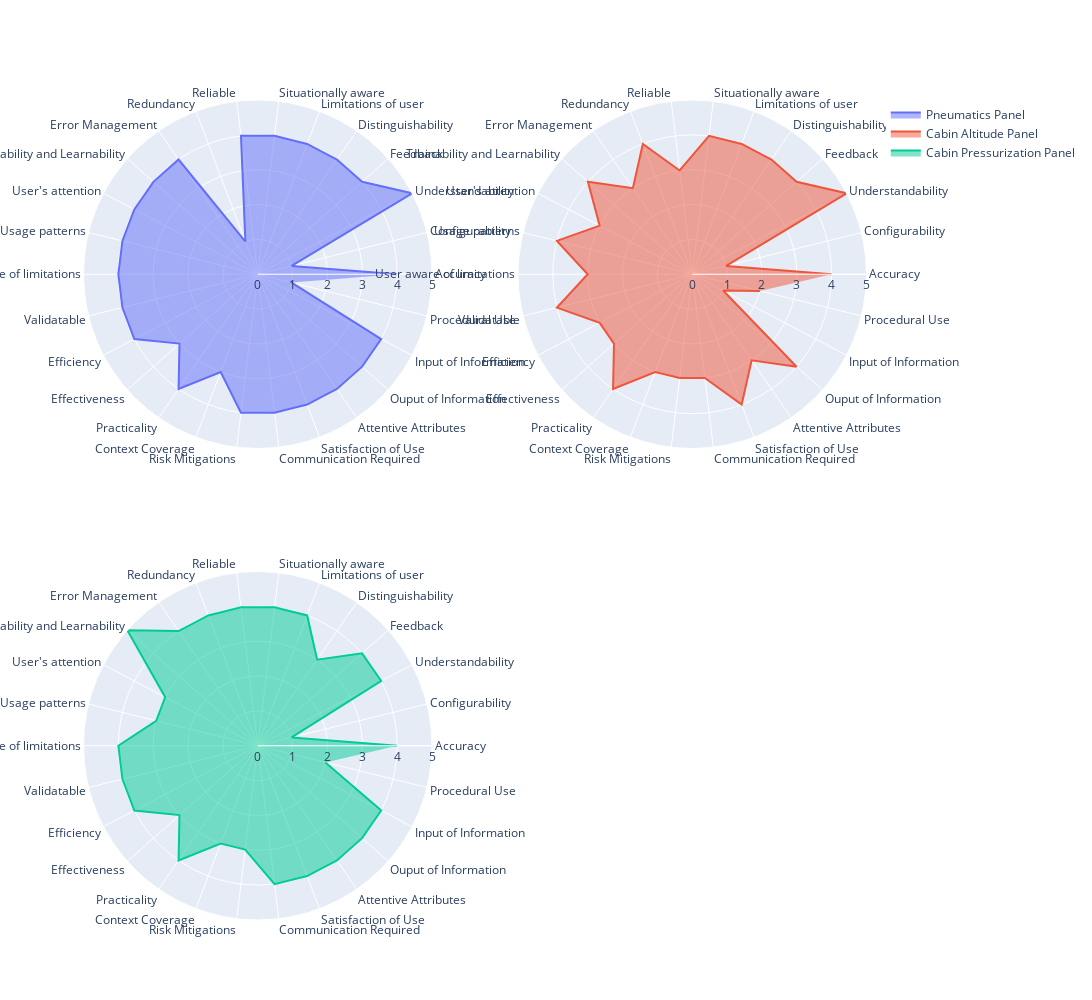

The cell this chart's notebook holds for it:
### Code cell
fig = make_subplots(rows=2, cols=2,
                   specs=[[{"type": "polar"}, {"type": "polar"}],
                         [{"type": "polar"}, {"type": "polar"}]])
fig.add_trace(go.Scatterpolar(
    name="Pneumatics Panel",
    r=df['Pneumatics Panel'],
    theta=df['Quality'],
    fill='toself'
    ), 1, 1)
fig.add_trace(go.Scatterpolar(
    name="Cabin Altitude Panel",
    r=df['Cabin Altitude Panel'],
    theta=df['Quality'],
    fill='toself'
    ), 1, 2)
fig.add_trace(go.Scatterpolar(
    name="Cabin Pressurization Panel",
    r=df['Cabin Pressurization Panel'],
    theta=df['Quality'],
    fill='toself'
    ), 2, 1)
fig.update_layout(height=1000, width=1500)
fig.show()

### Figure 1 — Plotly figure (JSON) as saved in the notebook; plotly's stock layout.template omitted (floating-point values rounded to 4 significant figures)
{"data": [{"fill": "toself", "name": "Pneumatics Panel", "r": [4, 1, 5, 4, 4, 4, 4, 4, 1, 4, 4, 4, 4, 4, 4, 4, 3, 4, 3, 4, 4, 4, 4, 4, 4, 1], "subplot": "polar", "theta": ["Accuracy", "Configurability", "Understandability", "Feedback", "Distinguishability", "Limitations of user", "Situationally aware", "Reliable", "Redundancy", "Error Management", "Trainability and Learnability", "User's attention", "Usage patterns", "User aware of limitations", "Validatable", "Efficiency", "Effectiveness", "Practicality", "Context Coverage", "Risk Mitigations", "Communication Required", "Satisfaction of Use", "Attentive Attributes", "Ouput of Information", "Input of Information", "Procedural Use"], "type": "scatterpolar"}, {"fill": "toself", "name": "Cabin Altitude Panel", "r": [4, 1, 5, 4, 4, 4, 4, 3, 4, 3, 4, 3, 4, 3, 4, 3, 3, 4, 3, 3, 3, 4, 3, 4, 1, 2], "subplot": "polar2", "theta": ["Accuracy", "Configurability", "Understandability", "Feedback", "Distinguishability", "Limitations of user", "Situationally aware", "Reliable", "Redundancy", "Error Management", "Trainability and Learnability", "User's attention", "Usage patterns", "User aware of limitations", "Validatable", "Efficiency", "Effectiveness", "Practicality", "Context Coverage", "Risk Mitigations", "Communication Required", "Satisfaction of Use", "Attentive Attributes", "Ouput of Information", "Input of Information", "Procedural Use"], "type": "scatterpolar"}, {"fill": "toself", "name": "Cabin Pressurization Panel", "r": [4, 1, 4, 4, 3, 4, 4, 4, 4, 4, 5, 3, 3, 4, 4, 4, 3, 4, 3, 3, 4, 4, 4, 4, 4, 2], "subplot": "polar3", "theta": ["Accuracy", "Configurability", "Understandability", "Feedback", "Distinguishability", "Limitations of user", "Situationally aware", "Reliable", "Redundancy", "Error Management", "Trainability and Learnability", "User's attention", "Usage patterns", "User aware of limitations", "Validatable", "Efficiency", "Effectiveness", "Practicality", "Context Coverage", "Risk Mitigations", "Communication Required", "Satisfaction of Use", "Attentive Attributes", "Ouput of Information", "Input of Information", "Procedural Use"], "type": "scatterpolar"}], "layout": {"height": 1000, "polar": {"angularaxis": {"type": "category"}, "domain": {"x": [0, 0.45], "y": [0.575, 1]}, "radialaxis": {"autorange": true, "range": [0, 5], "type": "linear"}}, "polar2": {"angularaxis": {"type": "category"}, "domain": {"x": [0.55, 1], "y": [0.575, 1]}, "radialaxis": {"autorange": true, "range": [0, 5], "type": "linear"}}, "polar3": {"angularaxis": {"type": "category"}, "domain": {"x": [0, 0.45], "y": [0, 0.425]}, "radialaxis": {"autorange": true, "range": [0, 5], "type": "linear"}}, "polar4": {"domain": {"x": [0.55, 1], "y": [0, 0.425]}}, "width": 1500}}
